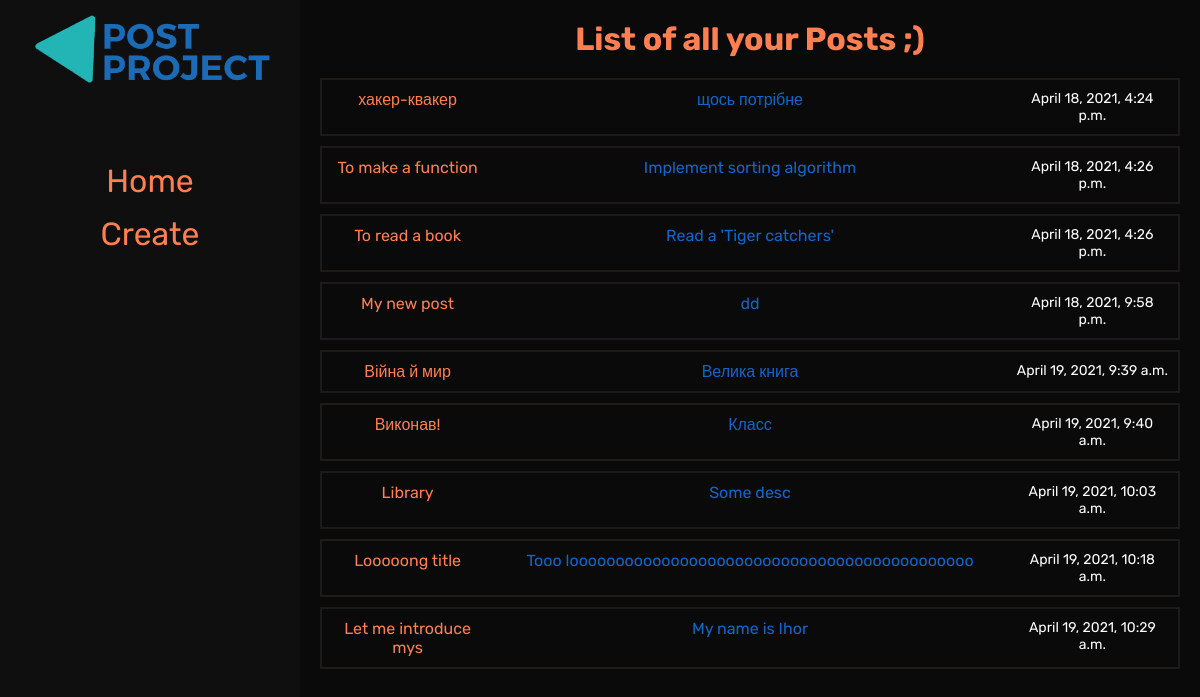
Before: / with the older database file.
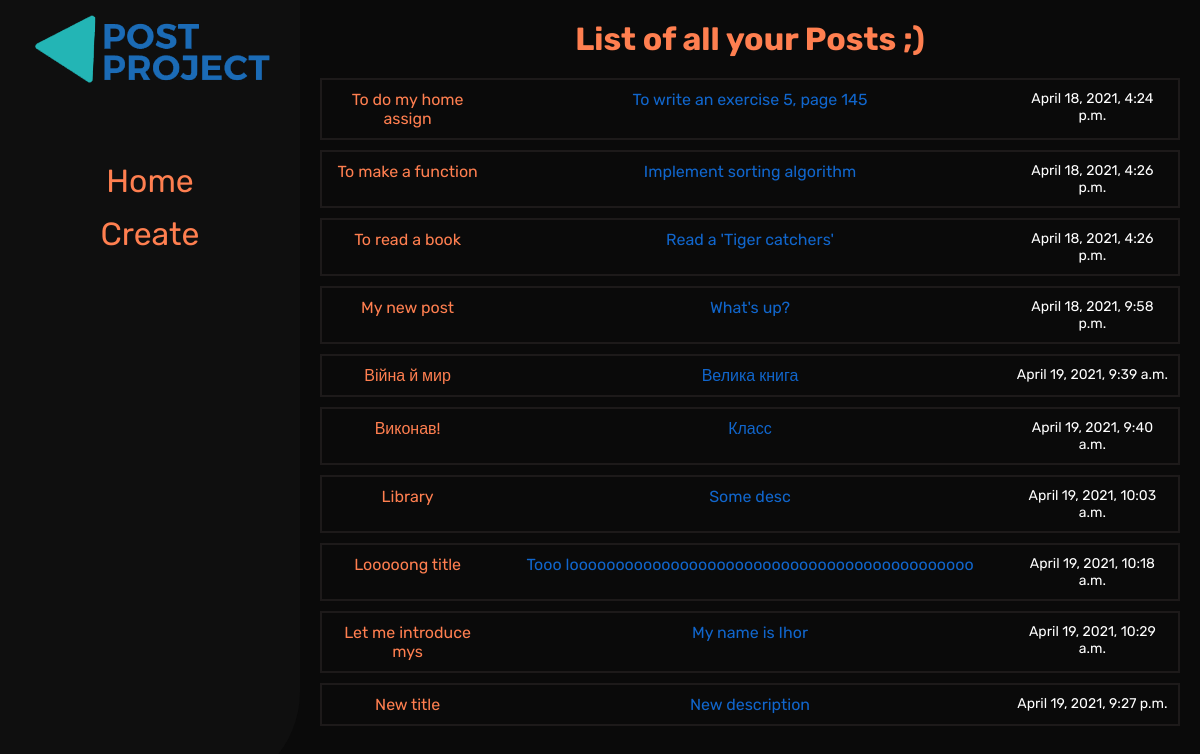
After: the same page with the newer database file.
### list/models.py (models this page shows, shortened)
class Post(models.Model):
    title = models.CharField(max_length=100, verbose_name='')
    description = models.TextField(verbose_name='')
    date = models.DateTimeField(auto_now_add=True, verbose_name='')

### list/views.py (the view, shortened to what this page needs)
# urls.py: path('', views.main, name='main'),
def main(request, slug=''):
    context = {}
    form = PostForm()
    if slug == "":
        posts = Post.objects.all()
        context["posts"] = posts
        return render(request, f"list/all.html", context)
    return render(request, f"list/all.html", {})

### list/templates/list/all.html (shortened to what this page needs)
{% extends 'list/index.html' %}
{% block content %}
<div class="wrapper_all">
    <h1 class="h1_all">List of all your Posts ;)</h1>
    <ul class="list_all">
        {% for post in posts|dictsort:"date" %}
        <li class="li_all">
            <a href="{% url 'by_id' id=post.pk%}" class="post-title">{{post.title|slice:"20"}}</a>
            <p class="post-description">{{post.description|slice:"50"}}</p>
            <p class="post-date">{{post.date}}</p>
        </li>
    </ul>
{% endfor %}
</div>
{% endblock %}

### list/templates/list/index.html (shortened to what this page needs)
{% load static %}
<!DOCTYPE html>
<html lang="en">
<head>
    <link rel="stylesheet" href="{% static 'style.css' %}">
</head>
<body>
    <div class="left-menu">
        <img src="/static/POST PROJECT.png" class="logo" alt="">
        <ul class="left-ul">
            <li class="left-li">
                <a href="{% url 'main' %}">Home</a>
            </li>
            <li class="left-li">
                <a href="{% url 'main' slug='create' %}">Create</a>
            </li>
        </ul>
    </div>
    <div class="main">
        {% block content %}
        {% endblock %}
    </div>
</body>
</html>

### list/static/style.css (style rules this page uses)
* { margin: 0; padding: 0; }
a { text-decoration: none; color: coral; font-family: 'Rubik', sans-serif; font-size: 32px; transition: 0.5s ease-in-out; }
li { list-style: none; }
body { display: grid; grid-template-columns: 1fr 3fr; background-color: rgb(10, 10, 10); }
.left-menu { height: 99vh; text-align: center; background-color: rgb(15, 15, 15); max-width: 100%; border-radius: 0 0 100px 0; }
.left-ul { display: flex; flex-direction: column; padding-top: 25%; }
.left-li { margin-bottom: 5%; }
.logo { padding-top: 5%; max-width: 80%; max-height: 80%; }
.main { height: auto; text-align: center; color: white; }
.wrapper_all { height: auto; }
.li_all { border: 2px solid rgb(29, 26, 26); margin: 10px 20px; display: grid; grid-template-columns: 1fr 3fr 1fr; transition: 0.5s ease-in; }
.h1_all { color: coral; font-family: 'Rubik', sans-serif; margin: 20px 0; }
.li_all * { padding: 10px; }
.post-title { outline-color: #ffffff; color: coral; }
.post-title, .post-description { font-size: 16px; font-family: 'Rubik', sans-serif; }
.post-description { overflow: hidden; color: #16c; }
.post-date { font-size: 14px; font-family: 'Rubik', sans-serif; }

Changed rows visible on the page:
changed Post: title "хакер-квакер" → "To do my home assign"; description "щось потрібне" → "To write an exercise 5, page 145"
changed Post "My new post": description "dd" → "What's up?"
added Post: title "New title", description "New description", date "April 19, 2021, 9:27 p.m."
